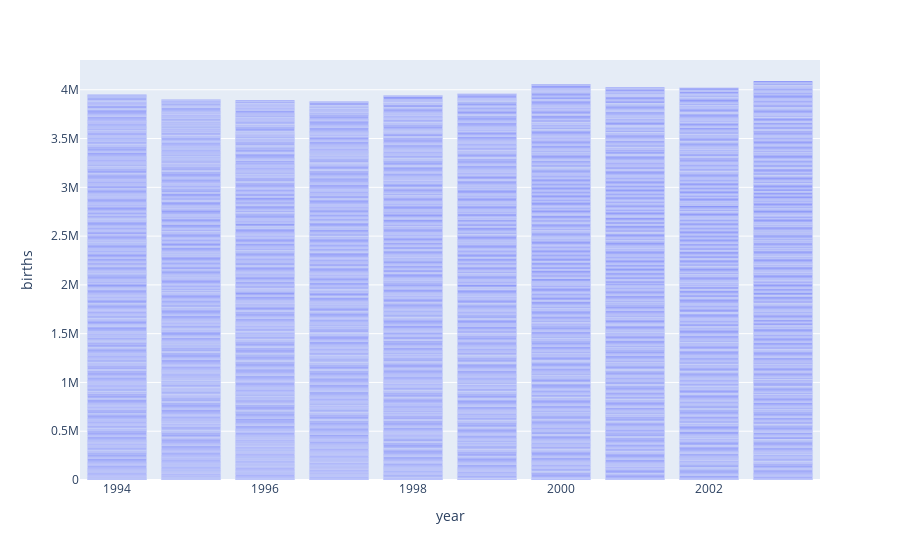

The notebook cell saved with this chart:
### Code cell
import plotly.express as px
fig = px.bar(birth1, x='year', y='births')
fig.show()

### Figure 1 — Plotly figure (JSON) as saved in the notebook; plotly's stock layout.template omitted (floating-point values rounded to 4 significant figures; data arrays with more than 128 entries replaced by an {"elided": "..."} marker saying what was removed)
{"data": [{"alignmentgroup": "True", "hovertemplate": "year=%{x}<br>births=%{y}<extra></extra>", "legendgroup": "", "marker": {"color": "#636efa"}, "name": "", "offsetgroup": "", "orientation": "v", "showlegend": false, "textposition": "auto", "type": "bar", "x": {"elided": "3652 int values"}, "xaxis": "x", "y": {"elided": "3652 int values"}, "yaxis": "y"}], "layout": {"barmode": "relative", "legend": {"tracegroupgap": 0}, "margin": {"t": 60}, "xaxis": {"anchor": "y", "domain": [0, 1], "title": {"text": "year"}}, "yaxis": {"anchor": "x", "domain": [0, 1], "title": {"text": "births"}}}}
